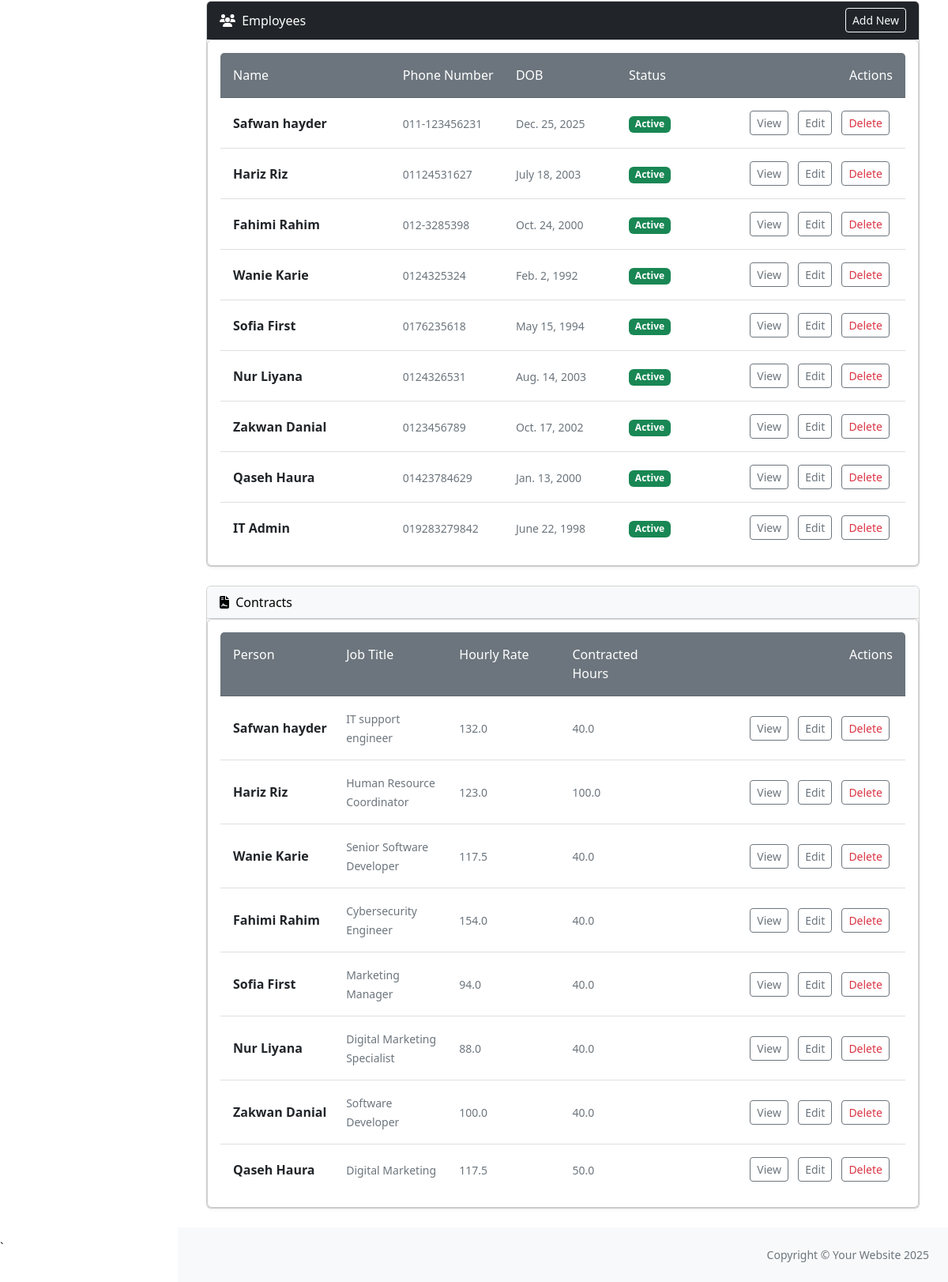
The app's page / (signed in, lower part), older data.
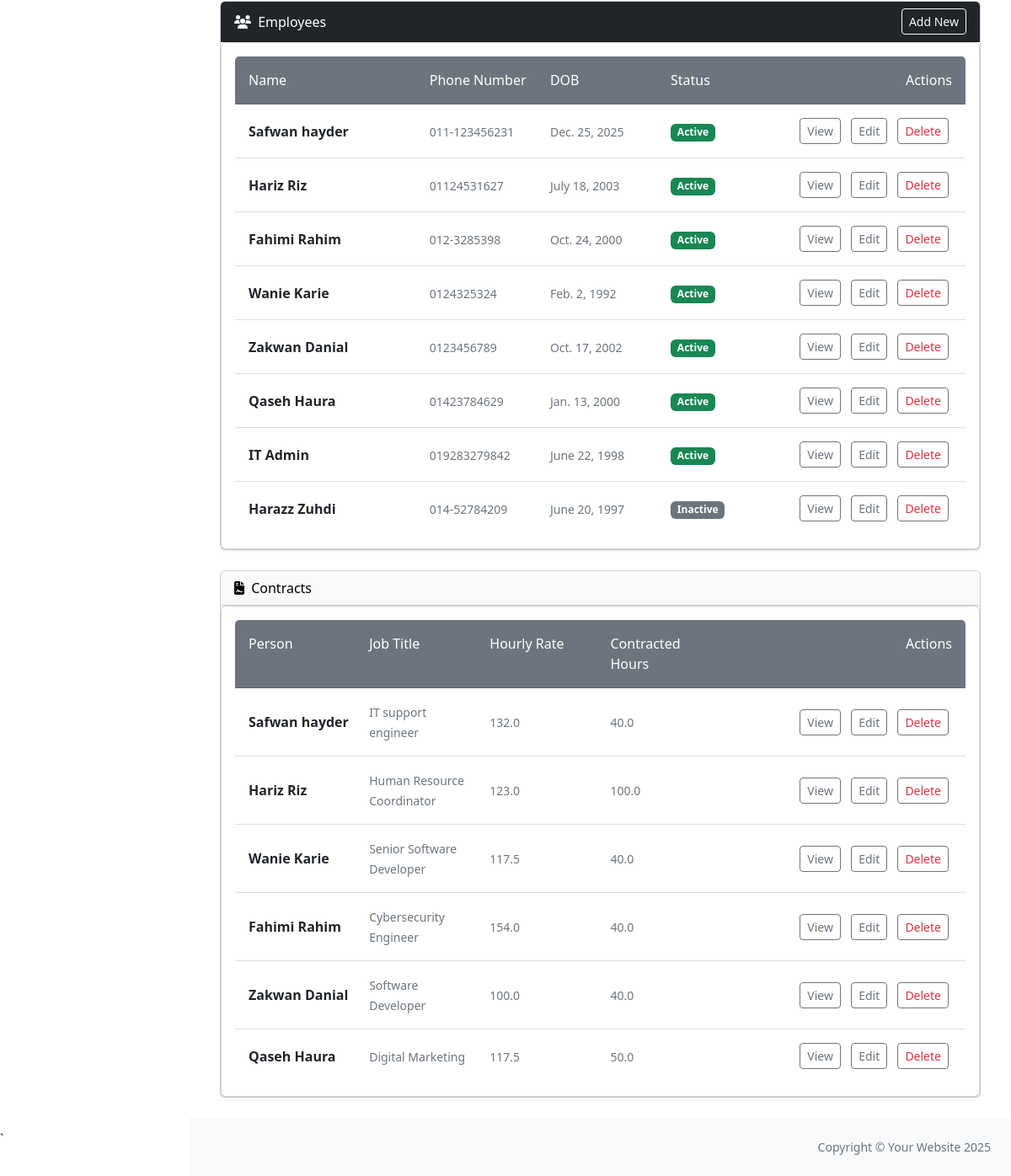
The same page, newer data.
### people_management/models.py (models this page shows, shortened)
class Person(models.Model):
    ROLE_CHOICES = [
        ('Employee', 'Employee'),
        ('Manager', 'Manager'),
        ('HR Admin', 'HR Admin'),
        ('System Admin', 'System Admin'),
    ]
    first_name = models.CharField(max_length=50, help_text="The employee's first name.")
    last_name = models.CharField(max_length=50, help_text="The employee's last name.")
    email = models.EmailField(max_length=255, unique=True, help_text="The employee's email address.")
    phone_number = models.CharField(max_length=15, blank=True, help_text="Contact number of the employee.")
    date_of_birth = models.DateField(help_text="Employee's date of birth.")
    active = models.BooleanField(default=False, help_text="Indicates if the person is currently employed.")
    manager = models.ForeignKey(
        'self', on_delete=models.SET_NULL, null=True, blank=True, related_name="team_members",
        help_text="Manager supervising this employee."
    )
    role = models.CharField(
        max_length=20, choices=ROLE_CHOICES, default='Employee', help_text="The role of the person in the company."
    )
    user = models.OneToOneField(
        "auth.User", on_delete=models.SET_NULL, related_name="person", null=True, blank=True,
        help_text="The associated Django user account."
    )
    history = HistoricalRecords()
    def __str__(self):
        return f"{self.first_name} {self.last_name}"

class Contract(models.Model):
    person = models.ForeignKey(
        Person,
        on_delete=models.CASCADE,
        related_name="contracts",
        help_text="The person this contract belongs to.",
    )
    job_title = models.CharField(
        max_length=255, help_text="Job title associated with this contract."
    )
    contract_start = models.DateField(help_text="Contract start date.")
    contract_end = models.DateField(
        null=True, blank=True, help_text="Contract end date (if applicable)."
    )
    hourly_rate = models.FloatField(
        default=12.45,  validators=[MinValueValidator(12.45)],
        help_text="Hourly pay rate for this contract."
    )
    contracted_hours = models.FloatField(
        default=40,validators=[MinValueValidator(0), MaxValueValidator(168)],
        help_text="Number of contracted hours per week."
    )
    history = HistoricalRecords(table_name="contract_history")

### dashboard/views.py (the view)
# urls.py: path("", DashboardView.as_view(), name="dashboard"),  # Dashboard main page
class DashboardView(LoginRequiredMixin, TemplateView):
    template_name = "dashboard/dashboard.html"
    def get_context_data(self, **kwargs):
        print("DASHBOARD VIEW HIT:", self.request.user.is_authenticated)
        context = super().get_context_data(**kwargs)
        user = self.request.user
        person = getattr(user, "person", None)
        context["person"] = person
        if person:
            if person.role == "HR Admin":
                context["people"] = Person.objects.all()
            elif person.role == "Manager":
                context["people"] = Person.objects.filter(manager=person)
            else:
                context["people"] = None
            if person.role == "HR Admin":
                context["contracts"] = Contract.objects.all()
            elif person.role == "Manager":
                context["contracts"] = Contract.objects.filter(person__manager=person)
            else:
                context["contracts"] = None
            if person.role == "HR Admin":
                context["tasks"] = Task.objects.all()
            elif person.role == "Manager":
                context["tasks"] = Task.objects.filter(
                    Q(assigned_to=person) | Q(assigned_to__manager=person)
                ).distinct()  # .distinct() prevents duplicates if logic overlaps
            else:
                context["tasks"] = Task.objects.filter(assigned_to=person)
        else:
            context["people"] = None
            context["contracts"] = None
            context["tasks"] = None
        return context

### people_management/context_processors.py (called while the page is built)
def inject_person(request):
    user = request.user
    current_person = getattr(user, "person", None) if user.is_authenticated else None
    return {"current_person": current_person}

### dashboard/templates/dashboard/dashboard.html (shortened to what the changed rows need)
{% extends 'dashboard/base.html'%}
{% load static %}
{% block content %}
<div class="container mt-4">
{% if request.user.is_staff and person.role == "HR Admin" or person and person.role == "Manager" %}
<div class="card mb-4">
    <div class="card shadow-sm p-3 rounded">
        <ul class="list-group list-group-flush">
            {% for emp in people %}
                <li class="list-group-item py-3">
                    <div class="row align-items-center">
                        <div class="col-md-3">
                            <strong class="fs-6">{{ emp.first_name }} {{ emp.last_name }}</strong>
                        </div>
                        <div class="col-md-2">
                            <span class="text-muted small">{{ emp.phone_number }}</span>
                        </div>
                        <div class="col-md-2">
                            <span class="text-muted small">{{ emp.date_of_birth }}</span>
                        </div>
                        <div class="col-md-2">
                            {% if emp.active %}
                                <span class="badge bg-success">Active</span>
                            {% else %}
                                <span class="badge bg-secondary">Inactive</span>
                            {% endif %}
                        </div>
                        <div class="col-md-3 text-end">
                            <a href="{% url 'people_management:view_person_details' pk=emp.id %}"
                               class="btn btn-sm btn-outline-secondary mx-1">View</a>
                            {% if request.user.is_staff or request.user.is_superuser or person and person.role == "HR Admin" %}
                                <a href="{% url 'people_management:update_person' pk=emp.id %}"
                                   class="btn btn-sm btn-outline-secondary mx-1">Edit</a>
                                <a href="{% url 'people_management:delete_person' pk=emp.id %}"
                                   class="btn btn-sm btn-outline-secondary mx-1 text-danger">Delete</a>
                            {% endif %}
                        </div>
                    </div>
                </li>
            {% empty %}
                <li class="list-group-item text-muted text-center py-3">No employees available.</li>
            {% endfor %}
        </ul>
    </div>
</div>
{% endif %}
     {% if request.user.is_staff and person.role == "HR Admin" or person and person.role == "Manager" %}
    <div class="card mb-4">
        <div class="card shadow-sm p-3 rounded">
            <ul class="list-group list-group-flush">
                {% for contract in contracts %}
                    <li class="list-group-item py-3">
                        <div class="row align-items-center">
                            <div class="col-md-2">
                                <strong class="fs-6">{{ contract.person }}</strong>
                            </div>
                            <div class="col-md-2">
                                <span class="text-muted small">{{ contract.job_title }}</span>
                            </div>
                            <div class="col-md-2">
                                <span class="text-muted small">{{ contract.hourly_rate }}</span>
                            </div>
                            <div class="col-md-2">
                                <span class="text-muted small">{{ contract.contracted_hours }}</span>
                            </div>
                            <div class="col-md-4 text-end">
                                <a href="{% url 'people_management:contract_detail' pk=contract.id %}"
                                class="btn btn-sm btn-outline-secondary mx-1">
                                    View
                                </a>
                                {% if request.user.is_staff %}
                                    <a href="{% url 'people_management:update_contract' pk=contract.id %}"
                                    class="btn btn-sm btn-outline-secondary mx-1">
                                        Edit
                                    </a>
                                    <a href="{% url 'people_management:delete_contract' pk=contract.id %}"
                                    class="btn btn-sm btn-outline-secondary mx-1 text-danger">
                                        Delete
                                    </a>
                                {% endif %}
                            </div>
                        </div>
                    </li>
                {% empty %}
                    <li class="list-group-item text-muted text-center py-3">No contracts available.</li>
                {% endfor %}
            </ul>
        </div>
    </div>
    {% endif %}
</div>
{% endblock %}

Row changes from the older to the newer data that the page shows:
removed Person: first_name "Sofia", last_name "First", phone_number "0176235618", date_of_birth "May 15, 1994", active "Active"
removed Person: first_name "Nur", last_name "Liyana", phone_number "0124326531", date_of_birth "Aug. 14, 2003", active "Active"
removed Contract: person "Sofia First", job_title "Marketing Manager", hourly_rate "94.0", contracted_hours "40.0"
removed Contract: person "Nur Liyana", job_title "Digital Marketing Specialist", hourly_rate "88.0", contracted_hours "40.0"
added Person: first_name "Harazz", last_name "Zuhdi", phone_number "014-52784209", date_of_birth "June 20, 1997", active "Inactive"
